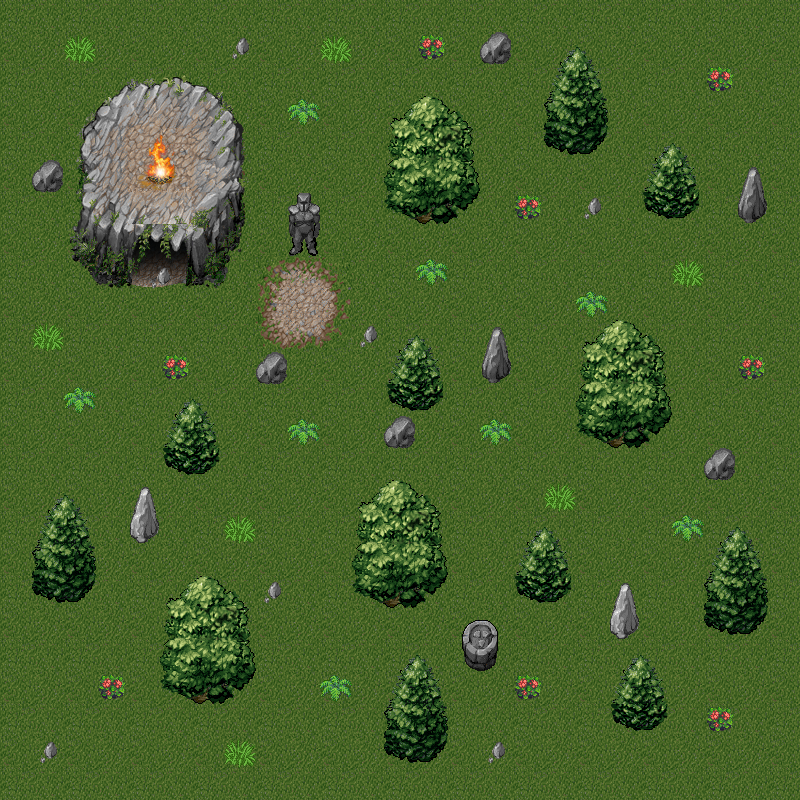

This game map was drawn from its Tiled (.tmx) file and the tilesets committed beside it. A one-line description and the full map source follow:
An orthogonal 25x25 tile map with 32x32 px tiles, 3 tile layers (base, top, structures).

<map version="1.0" tiledversion="1.1.5" orientation="orthogonal" renderorder="right-down" width="25" height="25" tilewidth="32" tileheight="32" infinite="0" nextobjectid="1">
 <tileset firstgid="1" name="tmw_desert_spacing.png" tilewidth="32" tileheight="32" tilecount="256" columns="16">
  <image source="../../tilesets/mountain_landscape.png" width="512" height="512" />
 </tileset>
 <layer name="base" width="25" height="25">
  <data encoding="csv">
79,80,79,80,79,80,79,80,79,80,79,80,79,80,79,80,79,80,79,80,79,80,79,80,79,
95,96,95,96,95,96,95,96,95,96,95,96,95,96,95,96,95,96,95,96,95,96,95,96,95,
79,80,79,80,79,80,79,80,79,80,79,80,79,80,79,80,79,80,79,80,79,80,79,80,79,
95,96,95,96,95,96,95,96,95,96,95,96,95,96,95,96,95,96,95,96,95,96,95,96,95,
79,80,79,80,79,80,79,80,79,80,79,80,79,80,79,80,79,80,79,80,79,80,79,80,79,
95,96,95,96,95,96,95,96,95,96,95,96,95,96,95,96,95,96,95,96,95,96,95,96,95,
79,80,79,80,79,80,79,80,79,80,79,80,79,80,79,80,79,80,79,80,79,80,79,80,79,
95,96,95,96,95,96,95,96,95,96,95,96,95,96,95,96,95,96,95,96,95,96,95,96,95,
79,80,79,80,79,80,79,80,79,80,79,80,79,80,79,80,79,80,79,80,79,80,79,80,79,
95,96,95,96,95,96,95,96,95,96,95,96,95,96,95,96,95,96,95,96,95,96,95,96,95,
79,80,79,80,79,80,79,80,79,80,79,80,79,80,79,80,79,80,79,80,79,80,79,80,79,
95,96,95,96,95,96,95,96,95,96,95,96,95,96,95,96,95,96,95,96,95,96,95,96,95,
79,80,79,80,79,80,79,80,79,80,79,80,79,80,79,80,79,80,79,80,79,80,79,80,79,
95,96,95,96,95,96,95,96,95,96,95,96,95,96,95,96,95,96,95,96,95,96,95,96,95,
79,80,79,80,79,80,79,80,79,80,79,80,79,80,79,80,79,80,79,80,79,80,79,80,79,
95,96,95,96,95,96,95,96,95,96,95,96,95,96,95,96,95,96,95,96,95,96,95,96,95,
79,80,79,80,79,80,79,80,79,80,79,80,79,80,79,80,79,80,79,80,79,80,79,80,79,
95,96,95,96,95,96,95,96,95,96,95,96,95,96,95,96,95,96,95,96,95,96,95,96,95,
79,80,79,80,79,80,79,80,79,80,79,80,79,80,79,80,79,80,79,80,79,80,79,80,79,
95,96,95,96,95,96,95,96,95,96,95,96,95,96,95,96,95,96,95,96,95,96,95,96,95,
79,80,79,80,79,80,79,80,79,80,79,80,79,80,79,80,79,80,79,80,79,80,79,80,79,
95,96,95,96,95,96,95,96,95,96,95,96,95,96,95,96,95,96,95,96,95,96,95,96,95,
79,80,79,80,79,80,79,80,79,80,79,80,79,80,79,80,79,80,79,80,79,80,79,80,79,
95,96,95,96,95,96,95,96,95,96,95,96,95,96,95,96,95,96,95,96,95,96,95,96,95,
79,80,79,80,79,80,79,80,79,80,79,80,79,80,79,80,79,80,79,80,79,80,79,80,79
</data>
 </layer>
 <layer name="top" width="25" height="25">
  <data encoding="csv">
0,0,0,0,0,0,0,0,0,0,0,0,0,0,0,0,0,0,0,0,0,0,0,0,0,
0,0,169,0,0,0,0,0,0,0,169,0,0,168,0,0,0,202,203,0,0,0,0,0,0,
0,0,1,2,3,4,5,6,0,0,0,0,0,0,0,0,0,218,219,0,0,0,168,0,0,
0,0,17,18,19,20,21,22,0,152,0,0,197,198,199,0,0,234,235,0,0,0,0,0,0,
0,0,33,34,35,36,37,38,0,0,0,0,213,214,215,0,0,250,251,0,216,217,0,0,0,
0,0,49,50,51,52,53,54,0,0,0,0,229,230,231,0,0,0,0,0,232,233,0,221,0,
0,0,65,66,67,68,69,70,0,0,0,0,245,246,247,0,168,0,0,0,248,249,0,237,0,
0,0,81,82,191,192,85,86,0,0,0,0,0,0,0,0,0,0,0,0,0,0,0,0,0,
0,0,97,98,207,208,101,102,12,13,14,0,0,152,0,0,0,0,0,0,0,169,0,0,0,
0,0,0,0,1,1,0,0,28,29,30,0,0,0,0,0,0,0,152,0,0,0,0,0,0,
0,169,0,0,0,0,0,0,44,45,46,0,216,217,0,221,0,0,197,198,199,0,0,0,0,
0,0,0,0,0,168,0,0,0,0,0,0,232,233,0,237,0,0,213,214,215,0,0,168,0,
0,0,152,0,0,216,217,0,0,0,0,0,248,249,0,0,0,0,229,230,231,0,0,0,0,
0,0,0,0,0,232,233,0,0,152,0,0,0,0,0,152,0,0,245,246,247,0,0,0,0,
0,0,0,0,0,248,249,0,0,0,0,0,0,0,0,0,0,0,0,0,0,0,0,0,0,
0,202,203,0,236,0,0,0,0,0,0,197,198,199,0,0,0,169,0,0,0,0,0,0,0,
0,218,219,0,252,0,0,169,0,0,0,213,214,215,0,0,216,217,0,0,0,152,202,203,0,
0,234,235,0,0,0,0,0,0,0,0,229,230,231,0,0,232,233,0,0,0,0,218,219,0,
0,250,251,0,0,197,198,199,0,0,0,245,246,247,0,0,248,249,0,236,0,0,234,235,0,
0,0,0,0,0,213,214,215,0,0,0,0,0,0,0,0,0,0,0,252,0,0,250,251,0,
0,0,0,0,0,229,230,231,0,0,0,0,202,203,0,0,0,0,0,216,217,0,0,0,0,
0,0,0,168,0,245,246,247,0,0,152,0,218,219,0,0,168,0,0,232,233,0,0,0,0,
0,0,0,0,0,0,0,0,0,0,0,0,234,235,0,0,0,0,0,248,249,0,168,0,0,
0,0,0,0,0,0,0,169,0,0,0,0,250,251,0,0,0,0,0,0,0,0,0,0,0,
0,0,0,0,0,0,0,0,0,0,0,0,0,0,0,0,0,0,0,0,0,0,0,0,0
</data>
 </layer>
 <layer name="structures" width="25" height="25">
  <data encoding="csv">
0,0,0,0,0,0,0,0,0,0,0,0,0,0,0,0,0,0,0,0,0,0,0,0,0,
0,0,0,0,0,0,0,205,0,0,0,0,0,0,0,253,0,0,0,0,0,0,0,0,0,
0,0,0,0,0,0,0,0,0,0,0,0,0,0,0,0,0,0,0,0,0,0,0,0,0,
0,0,0,0,0,0,0,0,0,0,0,0,0,0,0,0,0,0,0,0,0,0,0,0,0,
0,0,0,0,117,118,0,0,0,0,0,0,0,0,0,0,0,0,0,0,0,0,0,0,0,
0,253,0,0,133,134,0,0,0,0,0,0,0,0,0,0,0,0,0,0,0,0,0,0,0,
0,0,0,0,0,0,0,0,0,238,0,0,0,0,0,0,0,0,205,0,0,0,0,0,0,
0,0,0,0,0,0,0,0,0,254,0,0,0,0,0,0,0,0,0,0,0,0,0,0,0,
0,0,0,0,0,0,0,0,0,0,0,0,0,0,0,0,0,0,0,0,0,0,0,0,0,
0,0,0,0,0,0,0,0,0,0,0,0,0,0,0,0,0,0,0,0,0,0,0,0,0,
0,0,0,0,0,0,0,0,0,0,0,205,0,0,0,0,0,0,0,0,0,0,0,0,0,
0,0,0,0,0,0,0,0,253,0,0,0,0,0,0,0,0,0,0,0,0,0,0,0,0,
0,0,0,0,0,0,0,0,0,0,0,0,0,0,0,0,0,0,0,0,0,0,0,0,0,
0,0,0,0,0,0,0,0,0,0,0,0,253,0,0,0,0,0,0,0,0,0,0,0,0,
0,0,0,0,0,0,0,0,0,0,0,0,0,0,0,0,0,0,0,0,0,0,253,0,0,
0,0,0,0,0,0,0,0,0,0,0,0,0,0,0,0,0,0,0,0,0,0,0,0,0,
0,0,0,0,0,0,0,0,0,0,0,0,0,0,0,0,0,0,0,0,0,0,0,0,0,
0,0,0,0,0,0,0,0,0,0,0,0,0,0,0,0,0,0,0,0,0,0,0,0,0,
0,0,0,0,0,0,0,0,205,0,0,0,0,0,0,0,0,0,0,0,0,0,0,0,0,
0,0,0,0,0,0,0,0,0,0,0,0,0,0,239,240,0,0,0,0,0,0,0,0,0,
0,0,0,0,0,0,0,0,0,0,0,0,0,0,255,256,0,0,0,0,0,0,0,0,0,
0,0,0,0,0,0,0,0,0,0,0,0,0,0,0,0,0,0,0,0,0,0,0,0,0,
0,0,0,0,0,0,0,0,0,0,0,0,0,0,0,0,0,0,0,0,0,0,0,0,0,
0,205,0,0,0,0,0,0,0,0,0,0,0,0,0,205,0,0,0,0,0,0,0,0,0,
0,0,0,0,0,0,0,0,0,0,0,0,0,0,0,0,0,0,0,0,0,0,0,0,0
</data>
 </layer>
</map>
